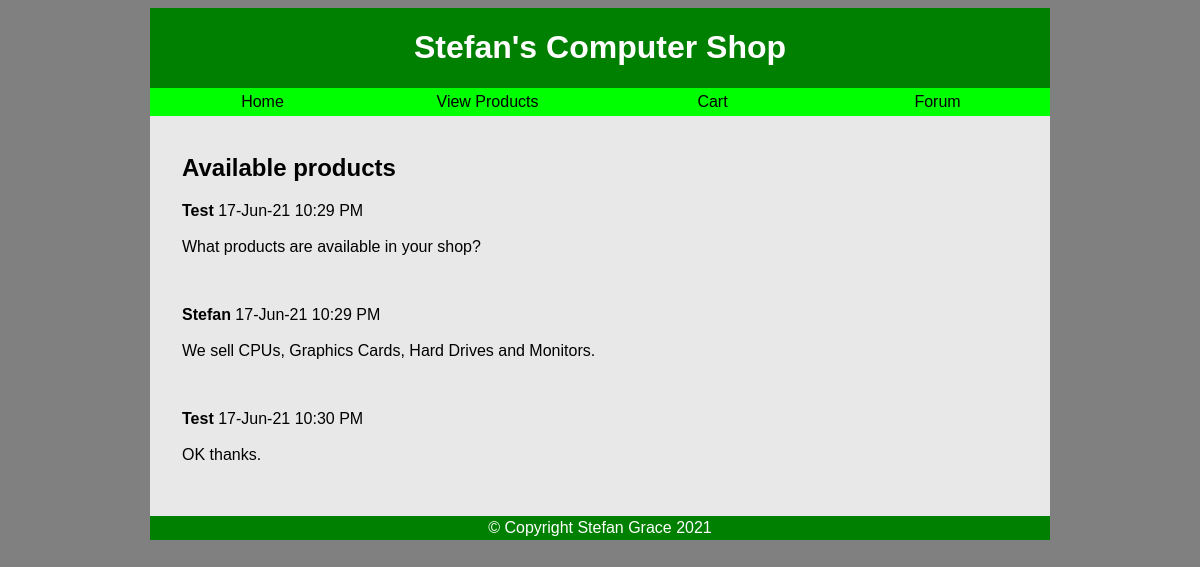
Page /read.php?tid=3 on the committed database.
### tables this page shows
CREATE TABLE posts (
	post_id INT UNSIGNED NOT NULL AUTO_INCREMENT,
	thread_id INT UNSIGNED NOT NULL,
	user_id INT UNSIGNED NOT NULL,
	message TEXT NOT NULL,
	posted_on DATETIME NOT NULL,
	 
	PRIMARY KEY (post_id),
	INDEX (thread_id),
	INDEX (user_id)
);

CREATE TABLE threads (
	thread_id INT UNSIGNED NOT NULL AUTO_INCREMENT,
	lang_id TINYINT(3) UNSIGNED NOT NULL,
	user_id INT UNSIGNED NOT NULL,
	subject VARCHAR(150) NOT NULL,
	posted_by VARCHAR(30),
	replies INT,
	 
	PRIMARY KEY (thread_id),
	INDEX (lang_id),
	INDEX (user_id)
);

CREATE TABLE users (
	user_id MEDIUMINT UNSIGNED NOT NULL,
	lang_id TINYINT UNSIGNED NOT NULL,
	time_zone VARCHAR(30) NOT NULL,
	username VARCHAR(30) NOT NULL,
	pass CHAR(40) NOT NULL,
	email VARCHAR(60) NOT NULL,
	 
	PRIMARY KEY (user_id),
	UNIQUE (username),
	UNIQUE (email),
	INDEX login (username, pass)
);

### read.php (the view, shortened to what this page needs)
<?php
	require('mysqli_connect.php');
	$tid = FALSE;
	if (isset($_GET['tid']) && filter_var($_GET['tid'], FILTER_VALIDATE_INT, array('min_range' => 1)) ) {
		$tid = $_GET['tid'];
		if (isset($_SESSION['user_tz'])) {
			$posted = "CONVERT_TZ(p.posted_on, 'UTC', '{$_SESSION['user_tz']}')";
		} else {
			$posted = 'p.posted_on';
		}
		$q = "SELECT t.subject, p.message, username, DATE_FORMAT($posted, '%e-%b-%y %l:%i %p') AS posted FROM threads AS t LEFT JOIN posts AS p USING (thread_id) INNER JOIN users AS u ON p.user_id = u.user_id WHERE t.thread_id = $tid ORDER BY p.posted_on ASC";
		$r = mysqli_query($dbc, $q);
	}
	echo '<div class="content">';
	if ($tid) {
		$printed = FALSE;
		while ($messages = mysqli_fetch_array($r, MYSQLI_ASSOC)) {
			if (!$printed) {
				echo "<h2>{$messages['subject']}</h2>\n";
				$printed = TRUE;
			}
			echo "<p><b>{$messages['username']}</b> {$messages['posted']}<br /><br />{$messages['message']}</p><br />\n";
		}
	} else {
		echo '<p>This page has been accessed in error.</p>';
	}
	echo '</div>';
?>

### style.css (style rules this page uses)
body { font-family: sans-serif; background-color: #808080; }
#title, #footer { background-color: #008000; color: #FFFFFF; }
#footer { padding-top: 3px; padding-bottom: 3px; }
#links { background-color: #00FF00; text-align: center; }
#links td { width: 25%; }
#links td div { padding-top: 5px; padding-bottom: 5px; }
#links td a { color: #000000; text-decoration: none; }
.body { background-color: #E8E8E8; }
.content { padding-left: 32px; padding-right: 32px; }

### rows in the picture
posts: thread.subject "Available products", user.username "Test", posted "17-Jun-21 10:29 PM", message "What products are available in your shop?"
posts: user.username "Stefan", posted "17-Jun-21 10:29 PM", message "We sell CPUs, Graphics Cards, Hard Drives and Monitors."
posts: user.username "Test", posted "17-Jun-21 10:30 PM", message "OK thanks."
